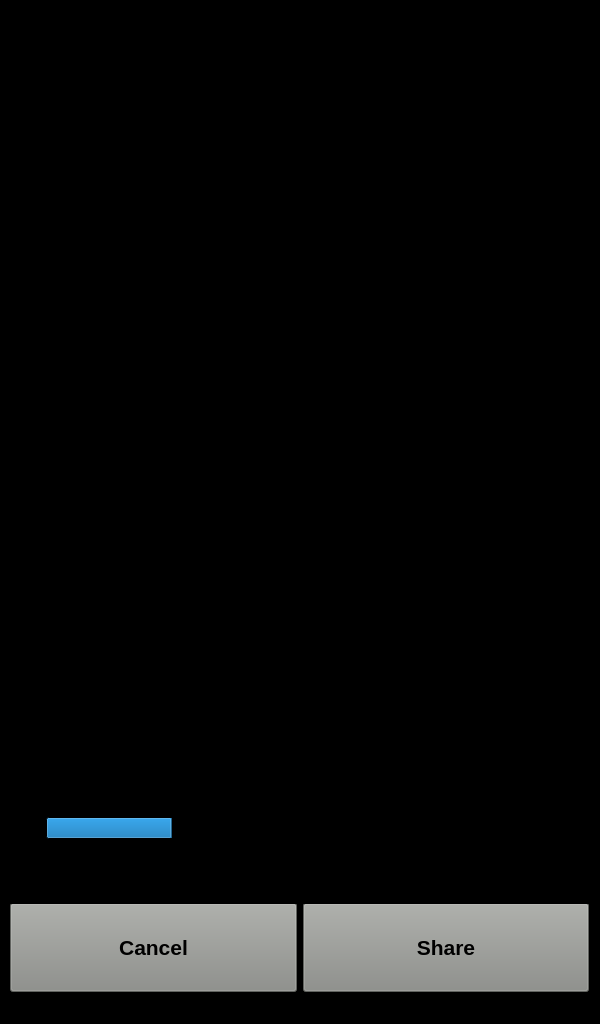
<?xml version="1.0" encoding="UTF-8"?>
<ui version="4.0">
 <class>InterWindow</class>
 <widget class="QWidget" name="InterWindow">
  <property name="geometry">
   <rect>
    <x>0</x>
    <y>0</y>
    <width>600</width>
    <height>1024</height>
   </rect>
  </property>
  <property name="windowTitle">
   <string>Form</string>
  </property>
  <widget class="QStackedWidget" name="stackedWidget">
   <property name="geometry">
    <rect>
     <x>0</x>
     <y>803</y>
     <width>600</width>
     <height>221</height>
    </rect>
   </property>
   <property name="styleSheet">
    <string notr="true">background-color: rgb(0, 0, 0);</string>
   </property>
   <property name="currentIndex">
    <number>2</number>
   </property>
   <widget class="QWidget" name="main">
    <widget class="QWidget" name="horizontalLayoutWidget">
     <property name="geometry">
      <rect>
       <x>10</x>
       <y>190</y>
       <width>581</width>
       <height>31</height>
      </rect>
     </property>
     <layout class="QHBoxLayout" name="horizontalLayout">
      <item>
       <widget class="QPushButton" name="pushButton">
        <property name="toolTip">
         <string>Dummy button to navigate to Normal mode view</string>
        </property>
        <property name="styleSheet">
         <string notr="true">color: rgb(255, 255, 255);
border: 1px solid rgb(193, 125, 17)
/*border-color: rgb(193, 125, 17);
border-radius: 5px
*/</string>
        </property>
        <property name="text">
         <string>Main</string>
        </property>
       </widget>
      </item>
     </layout>
    </widget>
    <widget class="QWidget" name="horizontalLayoutWidget_2">
     <property name="geometry">
      <rect>
       <x>10</x>
       <y>100</y>
       <width>579</width>
       <height>89</height>
      </rect>
     </property>
     <layout class="QHBoxLayout" name="horizontalLayout_2">
      <property name="sizeConstraint">
       <enum>QLayout::SetDefaultConstraint</enum>
      </property>
      <item>
       <widget class="QPushButton" name="pb_img_filt">
        <property name="sizePolicy">
         <sizepolicy hsizetype="Minimum" vsizetype="MinimumExpanding">
          <horstretch>0</horstretch>
          <verstretch>0</verstretch>
         </sizepolicy>
        </property>
        <property name="minimumSize">
         <size>
          <width>0</width>
          <height>0</height>
         </size>
        </property>
        <property name="font">
         <font>
          <pointsize>16</pointsize>
          <bold>true</bold>
         </font>
        </property>
        <property name="toolTip">
         <string>Dummy button to navigate to Normal mode view</string>
        </property>
        <property name="layoutDirection">
         <enum>Qt::LeftToRight</enum>
        </property>
        <property name="styleSheet">
         <string notr="true">color: rgb(0, 0, 0);
background-color: rgb(136, 138, 133);
text-align: center center
/*border: 1px solid rgb(193, 125, 17) */
/*border-color: rgb(193, 125, 17);
border-radius: 5px
*/</string>
        </property>
        <property name="text">
         <string>Image
Filter</string>
        </property>
        <property name="icon">
         <iconset theme="3" resource="resources.qrc">
          <normaloff>:/resources/icons/imgfilt.png</normaloff>:/resources/icons/imgfilt.png</iconset>
        </property>
        <property name="iconSize">
         <size>
          <width>70</width>
          <height>70</height>
         </size>
        </property>
        <property name="default">
         <bool>false</bool>
        </property>
       </widget>
      </item>
      <item>
       <widget class="QPushButton" name="pb_take_pic">
        <property name="sizePolicy">
         <sizepolicy hsizetype="Minimum" vsizetype="MinimumExpanding">
          <horstretch>0</horstretch>
          <verstretch>0</verstretch>
         </sizepolicy>
        </property>
        <property name="minimumSize">
         <size>
          <width>0</width>
          <height>0</height>
         </size>
        </property>
        <property name="font">
         <font>
          <pointsize>16</pointsize>
          <bold>true</bold>
         </font>
        </property>
        <property name="toolTip">
         <string>Dummy button to navigate to Normal mode view</string>
        </property>
        <property name="layoutDirection">
         <enum>Qt::LeftToRight</enum>
        </property>
        <property name="styleSheet">
         <string notr="true">color: rgb(0, 0, 0);
background-color: rgb(136, 138, 133);
text-align: center center
/*border: 1px solid rgb(193, 125, 17) */
/*border-color: rgb(193, 125, 17);
border-radius: 5px
*/</string>
        </property>
        <property name="text">
         <string>Take
Pic</string>
        </property>
        <property name="icon">
         <iconset resource="resources.qrc">
          <normaloff>:/resources/icons/camera.png</normaloff>:/resources/icons/camera.png</iconset>
        </property>
        <property name="iconSize">
         <size>
          <width>70</width>
          <height>70</height>
         </size>
        </property>
        <property name="default">
         <bool>false</bool>
        </property>
       </widget>
      </item>
      <item>
       <widget class="QPushButton" name="pb_create_gif">
        <property name="sizePolicy">
         <sizepolicy hsizetype="Minimum" vsizetype="MinimumExpanding">
          <horstretch>0</horstretch>
          <verstretch>0</verstretch>
         </sizepolicy>
        </property>
        <property name="minimumSize">
         <size>
          <width>0</width>
          <height>0</height>
         </size>
        </property>
        <property name="font">
         <font>
          <pointsize>16</pointsize>
          <bold>true</bold>
         </font>
        </property>
        <property name="toolTip">
         <string>Dummy button to navigate to Normal mode view</string>
        </property>
        <property name="layoutDirection">
         <enum>Qt::LeftToRight</enum>
        </property>
        <property name="styleSheet">
         <string notr="true">color: rgb(0, 0, 0);
background-color: rgb(136, 138, 133);
text-align: center center
/*border: 1px solid rgb(193, 125, 17) */
/*border-color: rgb(193, 125, 17);
border-radius: 5px
*/</string>
        </property>
        <property name="text">
         <string>Create
GIF</string>
        </property>
        <property name="icon">
         <iconset resource="resources.qrc">
          <normaloff>:/resources/icons/gif.png</normaloff>:/resources/icons/gif.png</iconset>
        </property>
        <property name="iconSize">
         <size>
          <width>70</width>
          <height>70</height>
         </size>
        </property>
        <property name="default">
         <bool>false</bool>
        </property>
       </widget>
      </item>
     </layout>
    </widget>
    <widget class="QWidget" name="horizontalLayoutWidget_3">
     <property name="geometry">
      <rect>
       <x>10</x>
       <y>50</y>
       <width>581</width>
       <height>51</height>
      </rect>
     </property>
     <layout class="QHBoxLayout" name="horizontalLayout_3">
      <item>
       <widget class="QLabel" name="label">
        <property name="font">
         <font>
          <pointsize>14</pointsize>
          <bold>true</bold>
         </font>
        </property>
        <property name="text">
         <string>Choose: Hover over the option with:</string>
        </property>
       </widget>
      </item>
      <item>
       <widget class="QLabel" name="label_3">
        <property name="font">
         <font>
          <pointsize>14</pointsize>
          <bold>true</bold>
         </font>
        </property>
        <property name="autoFillBackground">
         <bool>false</bool>
        </property>
        <property name="styleSheet">
         <string notr="true">image: url(:/resources/icons/finger_pointing_inverted.png);
/*
background-color: rgb(186, 189, 182);
background-repeat: no-repeat; 
*/</string>
        </property>
        <property name="text">
         <string/>
        </property>
        <property name="alignment">
         <set>Qt::AlignCenter</set>
        </property>
       </widget>
      </item>
      <item>
       <widget class="QLabel" name="label_6">
        <property name="font">
         <font>
          <pointsize>14</pointsize>
          <bold>true</bold>
         </font>
        </property>
        <property name="text">
         <string/>
        </property>
       </widget>
      </item>
     </layout>
     <zorder>label_3</zorder>
     <zorder>label_6</zorder>
     <zorder>label</zorder>
    </widget>
    <widget class="QWidget" name="horizontalLayoutWidget_4">
     <property name="geometry">
      <rect>
       <x>10</x>
       <y>0</y>
       <width>581</width>
       <height>51</height>
      </rect>
     </property>
     <layout class="QHBoxLayout" name="horizontalLayout_4">
      <item>
       <widget class="QLabel" name="label_2">
        <property name="font">
         <font>
          <pointsize>14</pointsize>
          <bold>true</bold>
         </font>
        </property>
        <property name="text">
         <string/>
        </property>
       </widget>
      </item>
      <item>
       <widget class="QLabel" name="label_4">
        <property name="font">
         <font>
          <pointsize>14</pointsize>
          <bold>true</bold>
         </font>
        </property>
        <property name="autoFillBackground">
         <bool>false</bool>
        </property>
        <property name="styleSheet">
         <string notr="true">/*image: url(:/resources/icons/finger_pointing_inverted.png); */
/*
background-color: rgb(186, 189, 182);
background-repeat: no-repeat; 
*/</string>
        </property>
        <property name="text">
         <string/>
        </property>
        <property name="alignment">
         <set>Qt::AlignCenter</set>
        </property>
       </widget>
      </item>
      <item>
       <widget class="QLabel" name="label_7">
        <property name="font">
         <font>
          <pointsize>14</pointsize>
          <bold>true</bold>
         </font>
        </property>
        <property name="text">
         <string/>
        </property>
       </widget>
      </item>
     </layout>
    </widget>
   </widget>
   <widget class="QWidget" name="pic_opts">
    <widget class="QWidget" name="horizontalLayoutWidget_5">
     <property name="geometry">
      <rect>
       <x>10</x>
       <y>50</y>
       <width>581</width>
       <height>51</height>
      </rect>
     </property>
     <layout class="QHBoxLayout" name="horizontalLayout_25">
      <item>
       <widget class="QLabel" name="label_37">
        <property name="font">
         <font>
          <pointsize>14</pointsize>
          <bold>true</bold>
         </font>
        </property>
        <property name="text">
         <string>Choose: Hover over the option with:</string>
        </property>
       </widget>
      </item>
      <item>
       <widget class="QLabel" name="label_38">
        <property name="font">
         <font>
          <pointsize>14</pointsize>
          <bold>true</bold>
         </font>
        </property>
        <property name="autoFillBackground">
         <bool>false</bool>
        </property>
        <property name="styleSheet">
         <string notr="true">image: url(:/resources/icons/finger_pointing_inverted.png);
/*
background-color: rgb(186, 189, 182);
background-repeat: no-repeat; 
*/</string>
        </property>
        <property name="text">
         <string/>
        </property>
        <property name="alignment">
         <set>Qt::AlignCenter</set>
        </property>
       </widget>
      </item>
      <item>
       <widget class="QLabel" name="label_39">
        <property name="font">
         <font>
          <pointsize>14</pointsize>
          <bold>true</bold>
         </font>
        </property>
        <property name="text">
         <string/>
        </property>
       </widget>
      </item>
     </layout>
     <zorder>label_38</zorder>
     <zorder>label_39</zorder>
     <zorder>label_37</zorder>
    </widget>
    <widget class="QWidget" name="horizontalLayoutWidget_6">
     <property name="geometry">
      <rect>
       <x>10</x>
       <y>190</y>
       <width>581</width>
       <height>31</height>
      </rect>
     </property>
     <layout class="QHBoxLayout" name="horizontalLayout_26"/>
    </widget>
    <widget class="QWidget" name="horizontalLayoutWidget_7">
     <property name="geometry">
      <rect>
       <x>10</x>
       <y>100</y>
       <width>579</width>
       <height>89</height>
      </rect>
     </property>
     <layout class="QHBoxLayout" name="horizontalLayout_27">
      <property name="sizeConstraint">
       <enum>QLayout::SetDefaultConstraint</enum>
      </property>
      <item>
       <widget class="QPushButton" name="pb_pic_cancel">
        <property name="sizePolicy">
         <sizepolicy hsizetype="Minimum" vsizetype="MinimumExpanding">
          <horstretch>0</horstretch>
          <verstretch>0</verstretch>
         </sizepolicy>
        </property>
        <property name="minimumSize">
         <size>
          <width>0</width>
          <height>0</height>
         </size>
        </property>
        <property name="font">
         <font>
          <pointsize>16</pointsize>
          <bold>true</bold>
         </font>
        </property>
        <property name="toolTip">
         <string>Dummy button to navigate to Normal mode view</string>
        </property>
        <property name="layoutDirection">
         <enum>Qt::LeftToRight</enum>
        </property>
        <property name="styleSheet">
         <string notr="true">color: rgb(0, 0, 0);
background-color: rgb(136, 138, 133);
text-align: center center
/*border: 1px solid rgb(193, 125, 17) */
/*border-color: rgb(193, 125, 17);
border-radius: 5px
*/</string>
        </property>
        <property name="text">
         <string>Cancel</string>
        </property>
        <property name="icon">
         <iconset resource="resources.qrc">
          <normaloff>:/resources/icons/cancel.png</normaloff>:/resources/icons/cancel.png</iconset>
        </property>
        <property name="iconSize">
         <size>
          <width>70</width>
          <height>70</height>
         </size>
        </property>
        <property name="default">
         <bool>false</bool>
        </property>
       </widget>
      </item>
      <item>
       <widget class="QPushButton" name="pb_pic_share">
        <property name="sizePolicy">
         <sizepolicy hsizetype="Minimum" vsizetype="MinimumExpanding">
          <horstretch>0</horstretch>
          <verstretch>0</verstretch>
         </sizepolicy>
        </property>
        <property name="minimumSize">
         <size>
          <width>0</width>
          <height>0</height>
         </size>
        </property>
        <property name="font">
         <font>
          <pointsize>16</pointsize>
          <bold>true</bold>
         </font>
        </property>
        <property name="toolTip">
         <string>Dummy button to navigate to Normal mode view</string>
        </property>
        <property name="layoutDirection">
         <enum>Qt::LeftToRight</enum>
        </property>
        <property name="styleSheet">
         <string notr="true">color: rgb(0, 0, 0);
background-color: rgb(136, 138, 133);
text-align: center center
/*border: 1px solid rgb(193, 125, 17) */
/*border-color: rgb(193, 125, 17);
border-radius: 5px
*/</string>
        </property>
        <property name="text">
         <string>Share</string>
        </property>
        <property name="icon">
         <iconset resource="resources.qrc">
          <normaloff>:/resources/icons/share.png</normaloff>:/resources/icons/share.png</iconset>
        </property>
        <property name="iconSize">
         <size>
          <width>70</width>
          <height>70</height>
         </size>
        </property>
        <property name="default">
         <bool>false</bool>
        </property>
       </widget>
      </item>
     </layout>
    </widget>
    <widget class="QWidget" name="horizontalLayoutWidget_8">
     <property name="geometry">
      <rect>
       <x>10</x>
       <y>0</y>
       <width>581</width>
       <height>51</height>
      </rect>
     </property>
     <layout class="QHBoxLayout" name="horizontalLayout_28">
      <item>
       <widget class="QLabel" name="label_40">
        <property name="font">
         <font>
          <pointsize>14</pointsize>
          <bold>true</bold>
         </font>
        </property>
        <property name="text">
         <string/>
        </property>
       </widget>
      </item>
      <item>
       <widget class="QLabel" name="label_41">
        <property name="font">
         <font>
          <pointsize>14</pointsize>
          <bold>true</bold>
         </font>
        </property>
        <property name="autoFillBackground">
         <bool>false</bool>
        </property>
        <property name="styleSheet">
         <string notr="true">/*image: url(:/resources/icons/finger_pointing_inverted.png); */
/*
background-color: rgb(186, 189, 182);
background-repeat: no-repeat; 
*/</string>
        </property>
        <property name="text">
         <string/>
        </property>
        <property name="alignment">
         <set>Qt::AlignCenter</set>
        </property>
       </widget>
      </item>
      <item>
       <widget class="QLabel" name="label_42">
        <property name="font">
         <font>
          <pointsize>14</pointsize>
          <bold>true</bold>
         </font>
        </property>
        <property name="text">
         <string/>
        </property>
       </widget>
      </item>
     </layout>
    </widget>
   </widget>
   <widget class="QWidget" name="gif_opts">
    <widget class="QWidget" name="horizontalLayoutWidget_9">
     <property name="geometry">
      <rect>
       <x>10</x>
       <y>190</y>
       <width>581</width>
       <height>31</height>
      </rect>
     </property>
     <layout class="QHBoxLayout" name="horizontalLayout_29"/>
    </widget>
    <widget class="QWidget" name="horizontalLayoutWidget_10">
     <property name="geometry">
      <rect>
       <x>10</x>
       <y>0</y>
       <width>581</width>
       <height>51</height>
      </rect>
     </property>
     <layout class="QHBoxLayout" name="horizontalLayout_30">
      <item>
       <widget class="QLabel" name="label_43">
        <property name="font">
         <font>
          <pointsize>14</pointsize>
          <bold>true</bold>
         </font>
        </property>
        <property name="text">
         <string/>
        </property>
       </widget>
      </item>
      <item>
       <widget class="QLabel" name="label_44">
        <property name="font">
         <font>
          <pointsize>14</pointsize>
          <bold>true</bold>
         </font>
        </property>
        <property name="autoFillBackground">
         <bool>false</bool>
        </property>
        <property name="styleSheet">
         <string notr="true">/*image: url(:/resources/icons/finger_pointing_inverted.png); */
/*
background-color: rgb(186, 189, 182);
background-repeat: no-repeat; 
*/</string>
        </property>
        <property name="text">
         <string/>
        </property>
        <property name="alignment">
         <set>Qt::AlignCenter</set>
        </property>
       </widget>
      </item>
      <item>
       <widget class="QProgressBar" name="progressBar">
        <property name="enabled">
         <bool>true</bool>
        </property>
        <property name="value">
         <number>24</number>
        </property>
       </widget>
      </item>
      <item>
       <widget class="QLabel" name="label_45">
        <property name="font">
         <font>
          <pointsize>14</pointsize>
          <bold>true</bold>
         </font>
        </property>
        <property name="text">
         <string/>
        </property>
       </widget>
      </item>
     </layout>
    </widget>
    <widget class="QWidget" name="horizontalLayoutWidget_11">
     <property name="geometry">
      <rect>
       <x>10</x>
       <y>100</y>
       <width>579</width>
       <height>89</height>
      </rect>
     </property>
     <layout class="QHBoxLayout" name="horizontalLayout_31">
      <property name="sizeConstraint">
       <enum>QLayout::SetDefaultConstraint</enum>
      </property>
      <item>
       <widget class="QPushButton" name="pb_gif_cancel">
        <property name="enabled">
         <bool>true</bool>
        </property>
        <property name="sizePolicy">
         <sizepolicy hsizetype="Minimum" vsizetype="MinimumExpanding">
          <horstretch>0</horstretch>
          <verstretch>0</verstretch>
         </sizepolicy>
        </property>
        <property name="minimumSize">
         <size>
          <width>0</width>
          <height>0</height>
         </size>
        </property>
        <property name="font">
         <font>
          <pointsize>16</pointsize>
          <bold>true</bold>
         </font>
        </property>
        <property name="toolTip">
         <string>Dummy button to navigate to Normal mode view</string>
        </property>
        <property name="layoutDirection">
         <enum>Qt::LeftToRight</enum>
        </property>
        <property name="styleSheet">
         <string notr="true">color: rgb(0, 0, 0);
background-color: rgb(136, 138, 133);
text-align: center center;

/*border: 1px solid rgb(193, 125, 17) */
/*border-color: rgb(193, 125, 17);
border-radius: 5px
*/</string>
        </property>
        <property name="text">
         <string>Cancel</string>
        </property>
        <property name="icon">
         <iconset resource="resources.qrc">
          <normaloff>:/resources/icons/cancel.png</normaloff>:/resources/icons/cancel.png</iconset>
        </property>
        <property name="iconSize">
         <size>
          <width>70</width>
          <height>70</height>
         </size>
        </property>
        <property name="default">
         <bool>false</bool>
        </property>
       </widget>
      </item>
      <item>
       <widget class="QPushButton" name="pb_gif_share">
        <property name="enabled">
         <bool>true</bool>
        </property>
        <property name="sizePolicy">
         <sizepolicy hsizetype="Minimum" vsizetype="MinimumExpanding">
          <horstretch>0</horstretch>
          <verstretch>0</verstretch>
         </sizepolicy>
        </property>
        <property name="minimumSize">
         <size>
          <width>0</width>
          <height>0</height>
         </size>
        </property>
        <property name="font">
         <font>
          <pointsize>16</pointsize>
          <bold>true</bold>
         </font>
        </property>
        <property name="toolTip">
         <string>Dummy button to navigate to Normal mode view</string>
        </property>
        <property name="layoutDirection">
         <enum>Qt::LeftToRight</enum>
        </property>
        <property name="styleSheet">
         <string notr="true">color: rgb(0, 0, 0);
background-color: rgb(136, 138, 133);
text-align: center center
/*border: 1px solid rgb(193, 125, 17) */
/*border-color: rgb(193, 125, 17);
border-radius: 5px
*/</string>
        </property>
        <property name="text">
         <string>Share</string>
        </property>
        <property name="icon">
         <iconset resource="resources.qrc">
          <normaloff>:/resources/icons/share.png</normaloff>:/resources/icons/share.png</iconset>
        </property>
        <property name="iconSize">
         <size>
          <width>70</width>
          <height>70</height>
         </size>
        </property>
        <property name="default">
         <bool>false</bool>
        </property>
       </widget>
      </item>
     </layout>
    </widget>
    <widget class="QWidget" name="horizontalLayoutWidget_12">
     <property name="geometry">
      <rect>
       <x>10</x>
       <y>50</y>
       <width>581</width>
       <height>51</height>
      </rect>
     </property>
     <layout class="QHBoxLayout" name="horizontalLayout_32">
      <item>
       <widget class="QLabel" name="label_46">
        <property name="enabled">
         <bool>true</bool>
        </property>
        <property name="font">
         <font>
          <pointsize>14</pointsize>
          <bold>true</bold>
         </font>
        </property>
        <property name="text">
         <string>Choose: Hover over the option with:</string>
        </property>
       </widget>
      </item>
      <item>
       <widget class="QLabel" name="label_47">
        <property name="enabled">
         <bool>false</bool>
        </property>
        <property name="font">
         <font>
          <pointsize>14</pointsize>
          <bold>true</bold>
         </font>
        </property>
        <property name="autoFillBackground">
         <bool>false</bool>
        </property>
        <property name="styleSheet">
         <string notr="true">/*
enabled:{
image: url(:/resources/icons/finger_pointing_inverted.png);
}
*/
image: url(:/resources/icons/finger_pointing_inverted.png);
/*
background-color: rgb(186, 189, 182);
background-repeat: no-repeat; 
*/</string>
        </property>
        <property name="text">
         <string/>
        </property>
        <property name="alignment">
         <set>Qt::AlignCenter</set>
        </property>
       </widget>
      </item>
      <item>
       <widget class="QLabel" name="label_48">
        <property name="font">
         <font>
          <pointsize>14</pointsize>
          <bold>true</bold>
         </font>
        </property>
        <property name="text">
         <string/>
        </property>
       </widget>
      </item>
     </layout>
     <zorder>label_47</zorder>
     <zorder>label_48</zorder>
     <zorder>label_46</zorder>
    </widget>
   </widget>
  </widget>
  <widget class="QGraphicsView" name="graphicsView">
   <property name="enabled">
    <bool>true</bool>
   </property>
   <property name="geometry">
    <rect>
     <x>0</x>
     <y>0</y>
     <width>600</width>
     <height>804</height>
    </rect>
   </property>
   <property name="styleSheet">
    <string notr="true">background-color: rgb(0, 0, 0);</string>
   </property>
  </widget>
  <widget class="QLabel" name="timer_setup">
   <property name="enabled">
    <bool>true</bool>
   </property>
   <property name="geometry">
    <rect>
     <x>280</x>
     <y>20</y>
     <width>40</width>
     <height>40</height>
    </rect>
   </property>
   <property name="font">
    <font>
     <pointsize>24</pointsize>
     <bold>true</bold>
    </font>
   </property>
   <property name="text">
    <string>3</string>
   </property>
   <property name="alignment">
    <set>Qt::AlignCenter</set>
   </property>
  </widget>
 </widget>
 <resources>
  <include location="resources.qrc"/>
 </resources>
 <connections/>
</ui>
